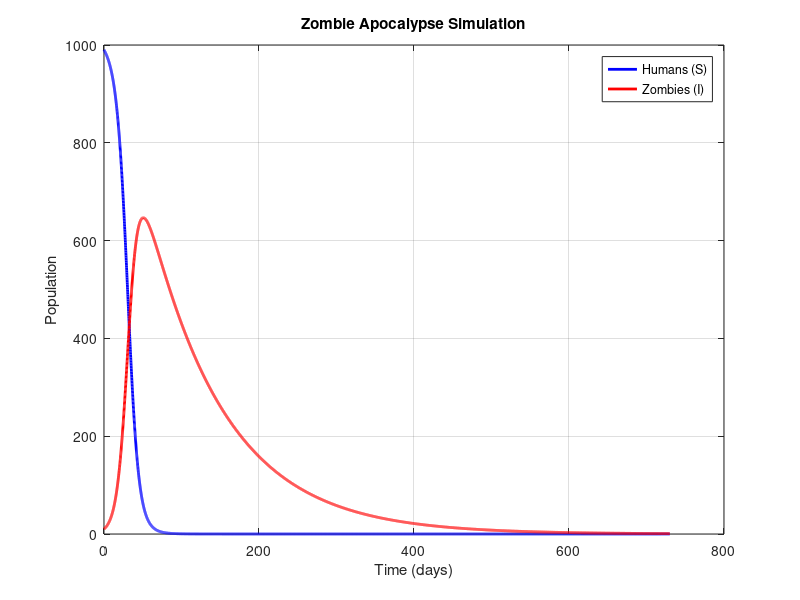

MATLAB code for this plot:
% Zombie Apocalypse Model
close all
clear
clc

% Parameters
beta = 0.0002;   % Infection rate
gamma = 0.01;   % Human birth rate (logistic growth)
K = 1000;       % Carrying capacity for humans
mu = 0.001;     % Natural human death rate
c = 0.05;       % Human attack rate on zombies

% Initial conditions
S0 = 990;  % Initial number of susceptible humans
I0 = 10;   % Initial number of zombies

% Simulation settings
dt = 0.1;      % Time step (days)
Tfinal = 730;  % Final time (days)
Nsteps = ceil(Tfinal/dt);

% Pre-allocate memory
x = zeros(2, Nsteps+1); % x(1,:) = S (humans), x(2,:) = I (zombies)
time = 0:dt:Tfinal;

% Set initial values
x(:,1) = [S0; I0];

% Define the system of equations
f = @(S,I) [
    -beta*S*I + gamma*S*(1 - S/K) - mu*S;                 % dS/dt
     beta*S*I - gamma*I - c*S*(I/(K+I))                    % dI/dt
];

% Solve using Euler's method
for i = 1:Nsteps
    x(:,i+1) = x(:,i) + dt * f(x(1,i), x(2,i));
    x(x(:,i+1)<0,i+1) = 0; % Ensure no negative populations
end

% Plot results
figure;
plot(time, x(1,:), 'b-', 'LineWidth', 2); hold on;
plot(time, x(2,:), 'r-', 'LineWidth', 2);
xlabel('Time (days)');
ylabel('Population');
legend('Humans (S)', 'Zombies (I)');
title('Zombie Apocalypse Simulation');
grid on;
